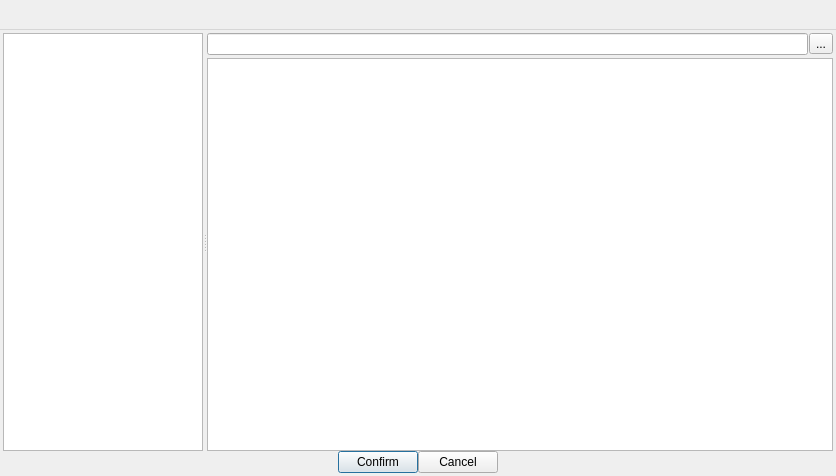
<?xml version="1.0" encoding="UTF-8"?>
<ui version="4.0">
 <class>ResChooseDialog</class>
 <widget class="QDialog" name="ResChooseDialog">
  <property name="geometry">
   <rect>
    <x>0</x>
    <y>0</y>
    <width>836</width>
    <height>476</height>
   </rect>
  </property>
  <property name="windowTitle">
   <string>Res Choose</string>
  </property>
  <layout class="QVBoxLayout" name="verticalLayout_3">
   <property name="spacing">
    <number>0</number>
   </property>
   <property name="leftMargin">
    <number>0</number>
   </property>
   <property name="topMargin">
    <number>0</number>
   </property>
   <property name="rightMargin">
    <number>0</number>
   </property>
   <property name="bottomMargin">
    <number>0</number>
   </property>
   <item>
    <widget class="QT_UI::QMenuBarEx" name="m_menuBar">
     <property name="maximumSize">
      <size>
       <width>16777215</width>
       <height>30</height>
      </size>
     </property>
    </widget>
   </item>
   <item>
    <layout class="QVBoxLayout" name="verticalLayout">
     <property name="leftMargin">
      <number>3</number>
     </property>
     <property name="topMargin">
      <number>3</number>
     </property>
     <property name="rightMargin">
      <number>3</number>
     </property>
     <property name="bottomMargin">
      <number>3</number>
     </property>
     <item>
      <widget class="QSplitter" name="splitter">
       <property name="orientation">
        <enum>Qt::Horizontal</enum>
       </property>
       <widget class="QTreeView" name="m_resDirView">
        <property name="sizePolicy">
         <sizepolicy hsizetype="Preferred" vsizetype="Expanding">
          <horstretch>0</horstretch>
          <verstretch>0</verstretch>
         </sizepolicy>
        </property>
        <property name="maximumSize">
         <size>
          <width>200</width>
          <height>16777215</height>
         </size>
        </property>
        <property name="headerHidden">
         <bool>true</bool>
        </property>
       </widget>
       <widget class="QWidget" name="widget" native="true">
        <layout class="QVBoxLayout" name="verticalLayout_2">
         <property name="spacing">
          <number>3</number>
         </property>
         <property name="leftMargin">
          <number>0</number>
         </property>
         <property name="topMargin">
          <number>0</number>
         </property>
         <property name="rightMargin">
          <number>0</number>
         </property>
         <property name="bottomMargin">
          <number>0</number>
         </property>
         <item>
          <layout class="QHBoxLayout" name="horizontalLayout_2">
           <property name="spacing">
            <number>1</number>
           </property>
           <property name="leftMargin">
            <number>0</number>
           </property>
           <property name="rightMargin">
            <number>0</number>
           </property>
           <item>
            <widget class="QLineEdit" name="m_searchLineEdit"/>
           </item>
           <item>
            <widget class="QToolButton" name="m_viewTypeButton">
             <property name="toolTip">
              <string>List</string>
             </property>
             <property name="statusTip">
              <string/>
             </property>
             <property name="text">
              <string>...</string>
             </property>
             <property name="icon">
              <iconset resource="../../../../Resource/App.qrc">
               <normaloff>:/icon/Icon/res/view_type_list.png</normaloff>:/icon/Icon/res/view_type_list.png</iconset>
             </property>
            </widget>
           </item>
          </layout>
         </item>
         <item>
          <widget class="QListView" name="m_listView">
           <property name="horizontalScrollBarPolicy">
            <enum>Qt::ScrollBarAlwaysOff</enum>
           </property>
           <property name="editTriggers">
            <set>QAbstractItemView::EditKeyPressed</set>
           </property>
          </widget>
         </item>
        </layout>
       </widget>
      </widget>
     </item>
     <item>
      <layout class="QHBoxLayout" name="horizontalLayout">
       <item>
        <spacer name="horizontalSpacer_2">
         <property name="orientation">
          <enum>Qt::Horizontal</enum>
         </property>
         <property name="sizeHint" stdset="0">
          <size>
           <width>40</width>
           <height>20</height>
          </size>
         </property>
        </spacer>
       </item>
       <item>
        <widget class="QPushButton" name="Confirm">
         <property name="text">
          <string>Confirm</string>
         </property>
        </widget>
       </item>
       <item>
        <widget class="QPushButton" name="Cancel">
         <property name="text">
          <string>Cancel</string>
         </property>
        </widget>
       </item>
       <item>
        <spacer name="horizontalSpacer">
         <property name="orientation">
          <enum>Qt::Horizontal</enum>
         </property>
         <property name="sizeHint" stdset="0">
          <size>
           <width>40</width>
           <height>20</height>
          </size>
         </property>
        </spacer>
       </item>
      </layout>
     </item>
    </layout>
   </item>
  </layout>
 </widget>
 <customwidgets>
  <customwidget>
   <class>QT_UI::QMenuBarEx</class>
   <extends>QMenuBar</extends>
   <header>engine/core/editor/qt/extension/QMenuBarEx.h</header>
  </customwidget>
 </customwidgets>
 <resources>
  <include location="../../../../Resource/App.qrc"/>
 </resources>
 <connections>
  <connection>
   <sender>Confirm</sender>
   <signal>clicked()</signal>
   <receiver>ResChooseDialog</receiver>
   <slot>accept()</slot>
   <hints>
    <hint type="sourcelabel">
     <x>399</x>
     <y>358</y>
    </hint>
    <hint type="destinationlabel">
     <x>399</x>
     <y>429</y>
    </hint>
   </hints>
  </connection>
  <connection>
   <sender>Cancel</sender>
   <signal>clicked()</signal>
   <receiver>ResChooseDialog</receiver>
   <slot>reject()</slot>
   <hints>
    <hint type="sourcelabel">
     <x>471</x>
     <y>361</y>
    </hint>
    <hint type="destinationlabel">
     <x>478</x>
     <y>435</y>
    </hint>
   </hints>
  </connection>
 </connections>
</ui>
